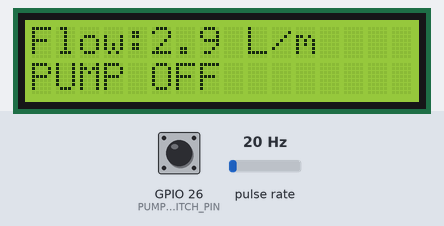
Simulated run of this sketch. Board: ESP32. Shown: 16×2 character LCD. Wiring (inferred from the names in the program): pulse sensor: data GPIO 27. Inputs (shaded band) come from the test bench; at power-on: GPIO 26 (PUMP_SWITCH_PIN) HIGH, pulse rate 20 Hz. What the sketch prints to the serial monitor is not drawn.

Above: at 1.7 s.
1.8 s: GPIO 26 (PUMP_SWITCH_PIN) pulled LOW for 1 s
At 2.9 s:
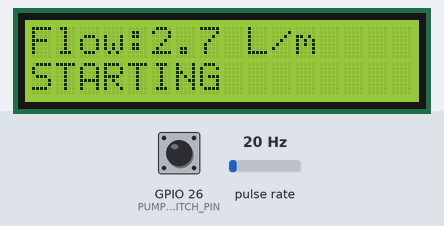
4.6 s: pulse rate (sensor on GPIO 27) set to 4 Hz
At 7.2 s:
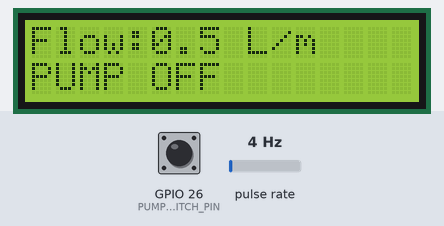
7.6 s: pulse rate (sensor on GPIO 27) set to 196 Hz
At 8.8 s:
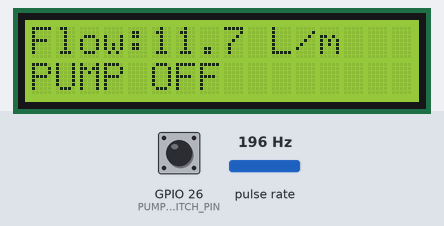
10.6 s: pulse rate (sensor on GPIO 27) set to 150 Hz
At 11.9 s:
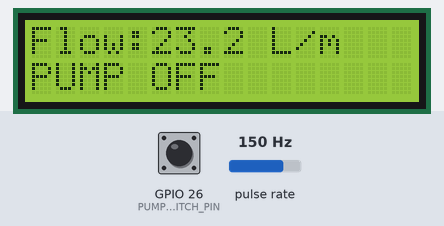
13.6 s: GPIO 26 (PUMP_SWITCH_PIN) pulled LOW for 1 s
At 14.6 s:
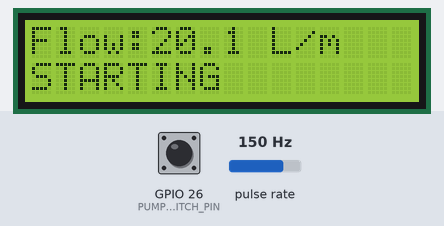
Timing chart, 0 to 16.6 s (numbered marks = the images above; inputs shaded):
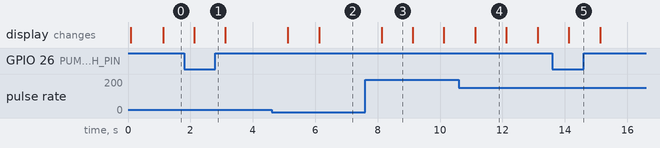

The sketch:

PumpPulse_ESP32.ino
```cpp
#include <WiFi.h>
#include <WebServer.h>
#include <Wire.h>
#include <LiquidCrystal_I2C.h>

// PumpPulse - pulse-output sensor baseline.
// Verify the actual sensor and LCD electrical interface before wiring.

const int FLOW_PIN = 27;
const int PUMP_SWITCH_PIN = 26;
const int LCD_SDA = 21;
const int LCD_SCL = 22;

const uint8_t LCD_ADDRESS = 0x27;  // Verify with an I2C scanner.
LiquidCrystal_I2C lcd(LCD_ADDRESS, 16, 2);
WebServer server(80);

const char* AP_NAME = "PumpPulse";
const char* AP_PASSWORD = "PumpPulse26";

// PLACEHOLDER: calibrate using a measured volume and the actual sensor.
float pulsesPerLiter = 450.0f;
float lowFlowLimitLpm = 0.5f; // PLACEHOLDER: tune from measured normal flow.

const unsigned long SAMPLE_MS = 1000;
const unsigned long STARTUP_GRACE_MS = 5000;
const unsigned long LOW_FLOW_DELAY_MS = 8000;

volatile uint32_t pulseCountWindow = 0;
uint32_t totalPulses = 0;
float flowLpm = 0.0f;
float totalLitres = 0.0f;

unsigned long lastSampleMs = 0;
unsigned long pumpStartedMs = 0;
unsigned long lowFlowStartedMs = 0;

bool pumpOn = false;
bool previousPumpOn = false;
bool lowFlowTiming = false;
bool faultActive = false;

String currentStatus = "PUMP OFF";
String lastFault = "None";
uint32_t faultCount = 0;

void IRAM_ATTR onFlowPulse() {
  pulseCountWindow++;
}

const char PAGE[] PROGMEM = R"HTML(
<!doctype html><html><head>
<meta name="viewport" content="width=device-width,initial-scale=1">
<title>PumpPulse</title>
<style>
body{font-family:Arial,sans-serif;max-width:620px;margin:24px auto;padding:0 14px}
.card{border:1px solid #bbb;border-radius:12px;padding:14px;margin:12px 0}
.big{font-size:28px;font-weight:bold}
</style></head><body>
<h1>PumpPulse</h1><p>Offline pump and water-delivery monitor</p>
<div class="card">Pump state: <b id="pump">--</b><br><br>
Status: <b id="status">--</b></div>
<div class="card">Flow rate<div class="big"><span id="flow">0</span> L/min</div>
Estimated delivered volume<div class="big"><span id="volume">0</span> L</div></div>
<div class="card">Latest fault: <b id="fault">None</b><br><br>
Fault events this session: <b id="count">0</b></div>
<p>Pump state is entered using the physical switch. Readings update every second.</p>
<script>
async function update(){
 try{
  const r=await fetch('/data'); const d=await r.json();
  document.getElementById('pump').textContent=d.pump;
  document.getElementById('status').textContent=d.status;
  document.getElementById('flow').textContent=d.flow.toFixed(2);
  document.getElementById('volume').textContent=d.volume.toFixed(2);
  document.getElementById('fault').textContent=d.fault;
  document.getElementById('count').textContent=d.faultCount;
 }catch(e){}
}
update(); setInterval(update,1000);
</script></body></html>
)HTML";

void sendData() {
  String json = "{";
  json += "\"pump\":\"";
  json += pumpOn ? "ON" : "OFF";
  json += "\",\"status\":\"" + currentStatus + "\"";
  json += ",\"flow\":" + String(flowLpm, 2);
  json += ",\"volume\":" + String(totalLitres, 2);
  json += ",\"fault\":\"" + lastFault + "\"";
  json += ",\"faultCount\":" + String(faultCount);
  json += "}";
  server.send(200, "application/json", json);
}

void setupWebServer() {
  server.on("/", HTTP_GET, []() {
    server.send_P(200, "text/html", PAGE);
  });
  server.on("/data", HTTP_GET, sendData);
  server.on("/reset", HTTP_POST, []() {
    noInterrupts();
    totalPulses = 0;
    interrupts();
    totalLitres = 0.0f;
    faultCount = 0;
    lastFault = "None";
    server.send(200, "text/plain", "Session totals reset");
  });
  server.begin();
}

void updateLCD() {
  lcd.setCursor(0, 0);
  lcd.print("Flow:");
  lcd.print(flowLpm, 1);
  lcd.print(" L/m     ");

  lcd.setCursor(0, 1);
  String line = currentStatus;
  if (line.length() > 16) line = line.substring(0, 16);
  lcd.print(line);
  for (int i = line.length(); i < 16; i++) lcd.print(' ');
}

void setup() {
  Serial.begin(115200);

  pinMode(FLOW_PIN, INPUT_PULLUP);
  pinMode(PUMP_SWITCH_PIN, INPUT_PULLUP);
  attachInterrupt(digitalPinToInterrupt(FLOW_PIN), onFlowPulse, FALLING);

  Wire.begin(LCD_SDA, LCD_SCL);
  lcd.init();
  lcd.backlight();
  lcd.setCursor(0, 0);
  lcd.print("PumpPulse Boot");
  lcd.setCursor(0, 1);
  lcd.print("Check sensors");

  WiFi.mode(WIFI_AP);
  WiFi.softAP(AP_NAME, AP_PASSWORD);
  setupWebServer();

  Serial.println();
  Serial.println("PumpPulse started");
  Serial.print("Dashboard: http://");
  Serial.println(WiFi.softAPIP());

  lastSampleMs = millis();
}

void loop() {
  server.handleClient();
  const unsigned long now = millis();

  // Switch closed to GND means pump is manually marked ON.
  pumpOn = (digitalRead(PUMP_SWITCH_PIN) == LOW);

  if (pumpOn && !previousPumpOn) {
    pumpStartedMs = now;
    lowFlowTiming = false;
    faultActive = false;
  }

  if (!pumpOn) {
    lowFlowTiming = false;
    faultActive = false;
    flowLpm = 0.0f;
    currentStatus = "PUMP OFF";
  }

  previousPumpOn = pumpOn;

  if (now - lastSampleMs >= SAMPLE_MS) {
    const unsigned long elapsedMs = now - lastSampleMs;
    lastSampleMs = now;

    noInterrupts();
    const uint32_t pulses = pulseCountWindow;
    pulseCountWindow = 0;
    interrupts();

    totalPulses += pulses;

    if (pulsesPerLiter > 0.0f && elapsedMs > 0) {
      flowLpm = (pulses * 60000.0f) / (pulsesPerLiter * elapsedMs);
      totalLitres = totalPulses / pulsesPerLiter;
    }

    if (pumpOn) {
      if (now - pumpStartedMs < STARTUP_GRACE_MS) {
        currentStatus = "STARTING";
        lowFlowTiming = false;
      } else if (flowLpm < lowFlowLimitLpm) {
        if (!lowFlowTiming) {
          lowFlowStartedMs = now;
          lowFlowTiming = true;
        }
        currentStatus = "LOW FLOW";
        if (!faultActive && now - lowFlowStartedMs >= LOW_FLOW_DELAY_MS) {
          faultActive = true;
          currentStatus = "NO/LOW FLOW";
          lastFault = "Low/no flow";
          faultCount++;
          Serial.println("WARNING: sustained low/no flow");
        } else if (faultActive) {
          currentStatus = "NO/LOW FLOW";
        }
      } else {
        currentStatus = "NORMAL";
        lowFlowTiming = false;
        faultActive = false;
      }
    }

    updateLCD();

    Serial.print("Pump=");
    Serial.print(pumpOn ? "ON" : "OFF");
    Serial.print(", flow=");
    Serial.print(flowLpm, 2);
    Serial.print(" L/min, volume=");
    Serial.print(totalLitres, 2);
    Serial.print(" L, status=");
    Serial.println(currentStatus);
  }
}
```

Measured:
- after the input at 1.8 s, the display: changes after 0.32 s (image 1)
- after the input at 4.6 s, the display: first changes after 0.52 s (image 2 shows a later state)
- after the input at 7.6 s, the display: changes after 0.52 s (image 3)
- after the input at 10.6 s, the display: changes after 0.53 s (image 4)
- after the input at 13.6 s, the display: changes after 0.53 s (image 5)
- what the display in image 3 shows lasts 1.0 s, from 8.1 s to 9.1 s
